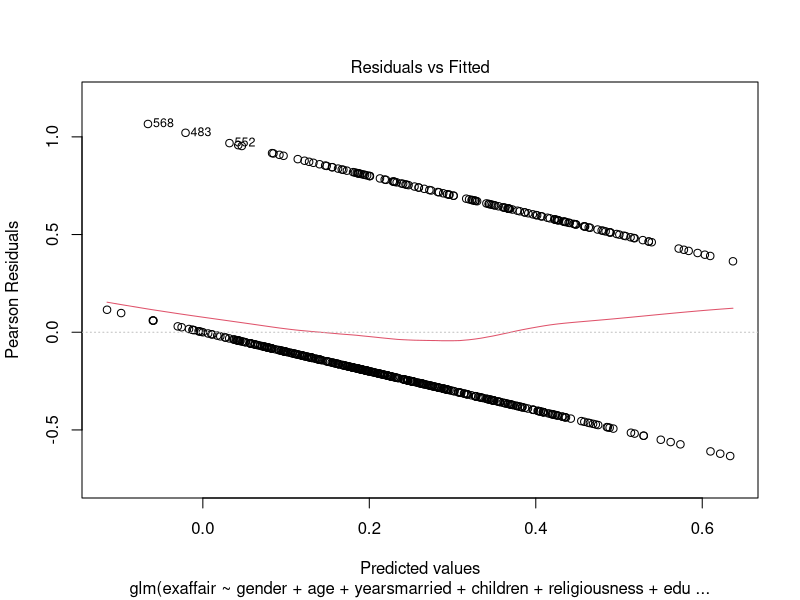
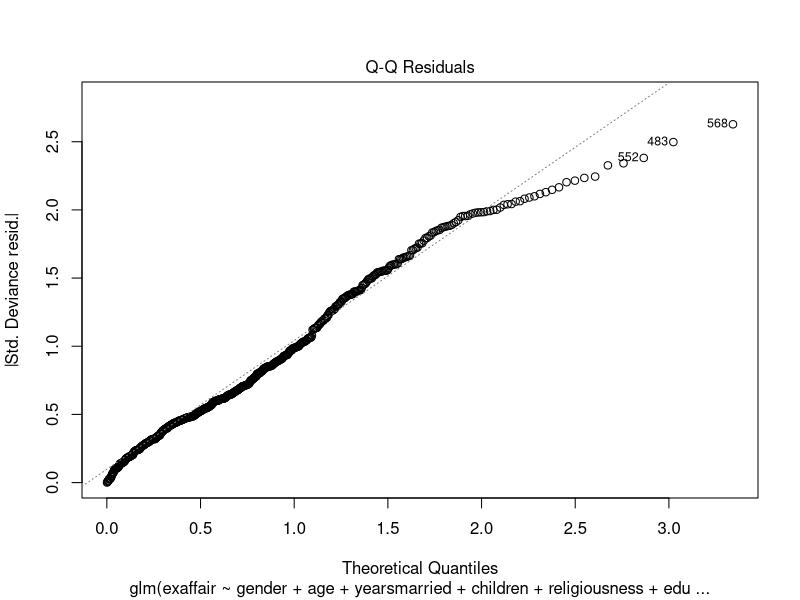
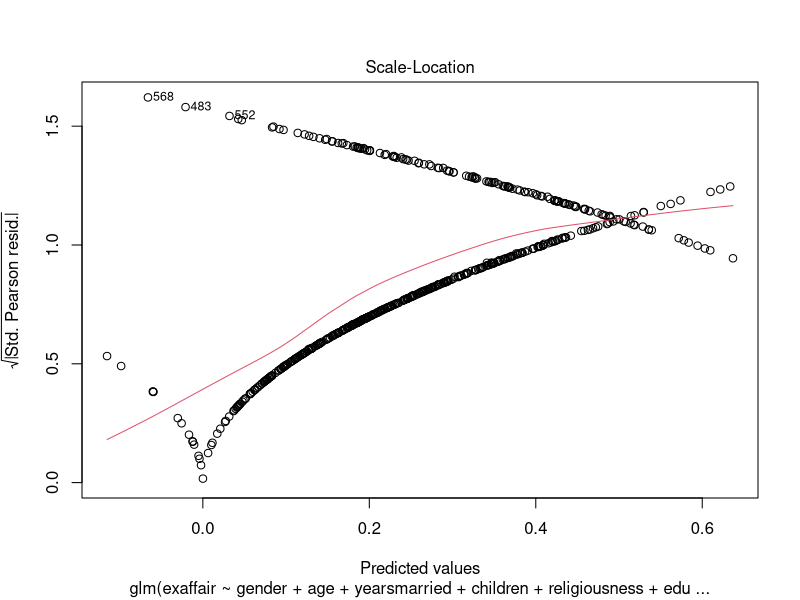
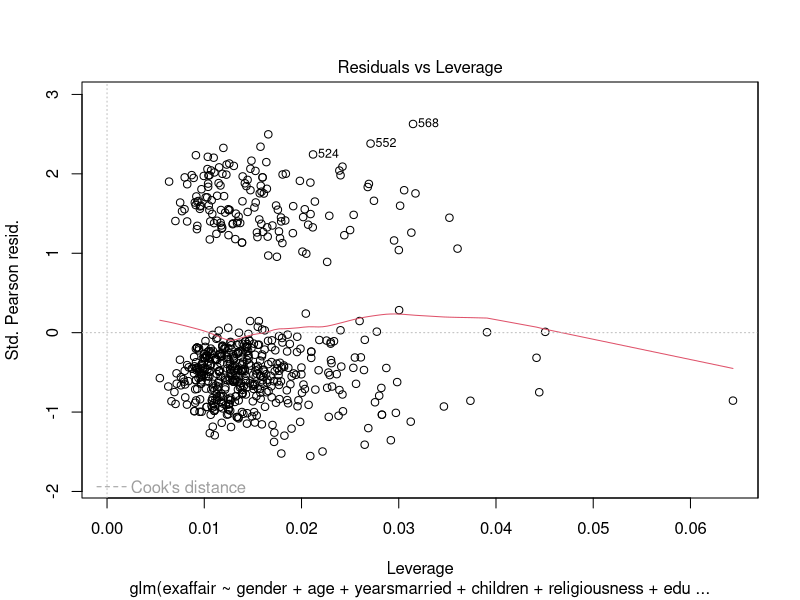
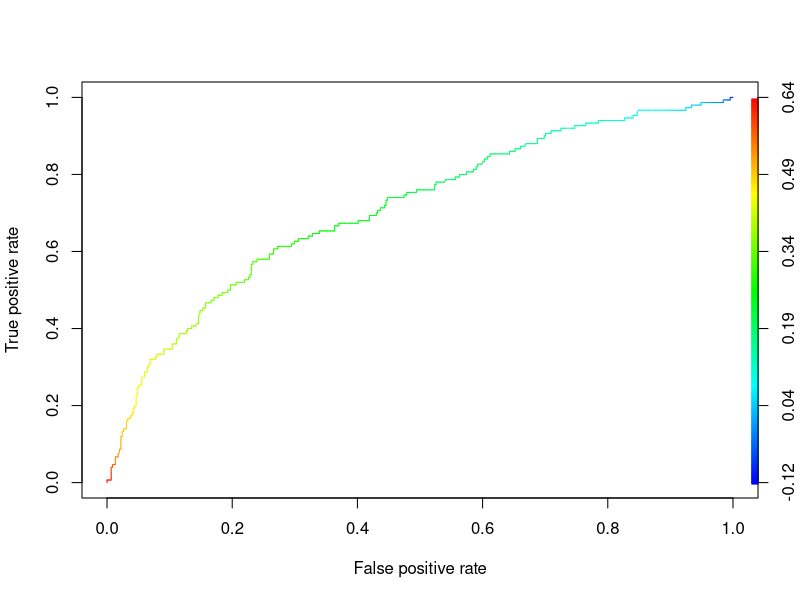

R code for these plots, in order:
data(Affairs,package="AER")
aff <- Affairs
View(aff)
attach(aff)

extra <- ifelse(affairs>=1,'1','0')
as.numeric(extra)
View(extra)
aff[,"exaffair"] <- as.numeric(extra)
View(aff)
attach(aff)

aff1 <- glm(exaffair~gender+age+yearsmarried+children+religiousness+education+occupation+rating)
summary(aff1)
plot(aff1)

aff1 <- glm(exaffair~factor(gender)+age+yearsmarried+factor(children)+religiousness+education+occupation+rating)
summary(aff1)

#factor influence the chances of extra marital affair are age,years married,religiousness and rating
prob <- predict(aff1,aff[,-1],type = 'response')
confusion <- table(prob>0.5,aff$exaffair)
confusion
##          0   1
##FALSE 441 133
##TRUE   10  17

####Accuracy
accuracy <- sum(diag(confusion))/sum(confusion)
accuracy    #0.7620632

Error <- 1 - accuracy
Error      #0.2379368

library(ROCR)
rocprediction <- prediction(prob,aff$exaffair)
rocperformance <- performance(rocprediction,'tpr','fpr')
plot(rocperformance,colorize = TRUE)

rocr_cutoff <- data.frame(cut_off = rocperformance@alpha.values[[1]],fpr=rocperformance@x.values,tpr=rocperformance@y.values)
colnames(rocr_cutoff) <- c("cut_off","FPR","TPR")
View(rocr_cutoff)
